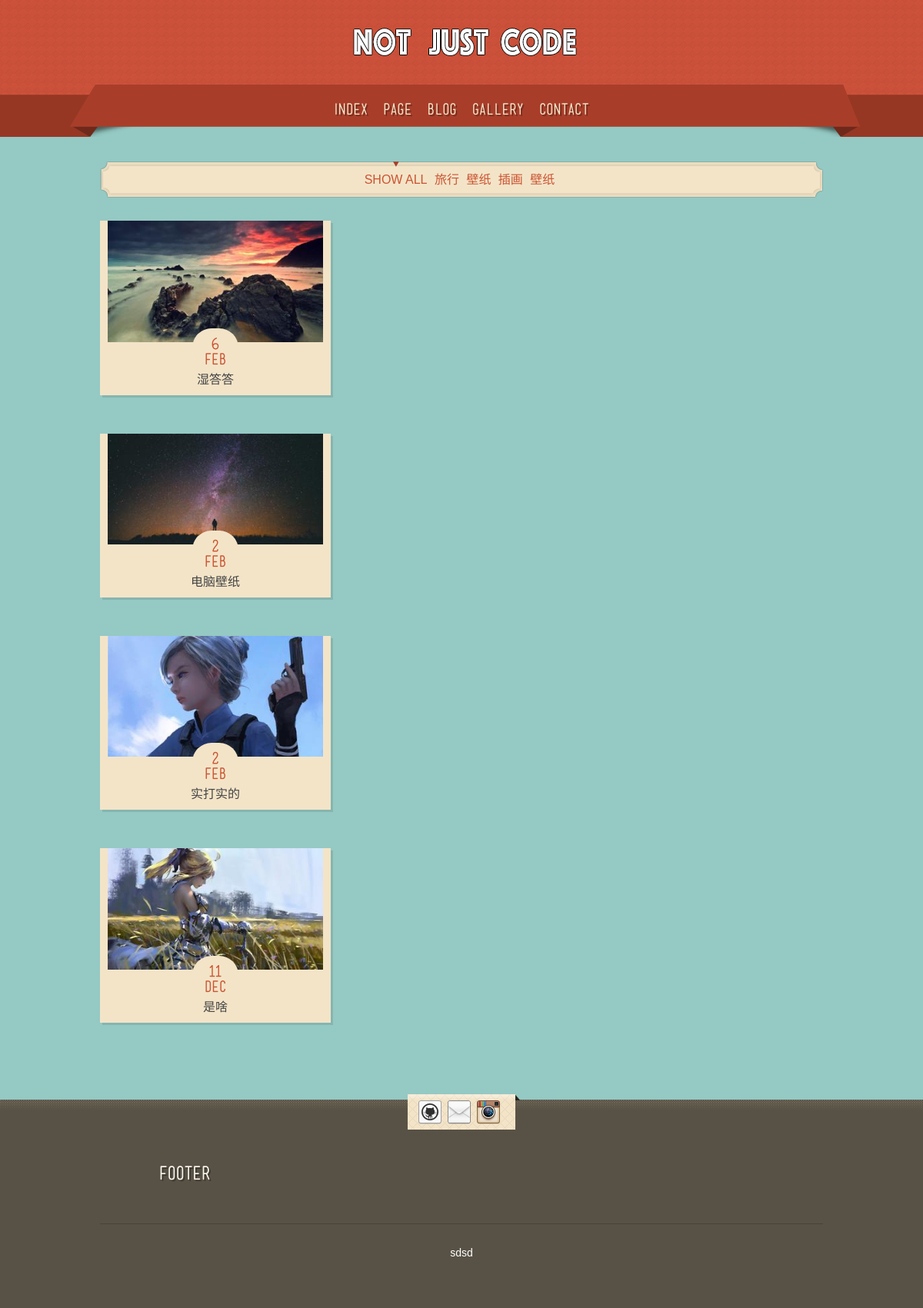
/Gallery, run on the app's committed database.
### gallery/models.py (models this page shows, shortened)
class GalleryModel(models.Model):
    title = models.CharField(max_length=100)
    description = models.TextField()
    time = models.DateTimeField()
    category = models.ForeignKey(CategoryModel, on_delete=models.SET_NULL, null=True)
    author = models.ForeignKey(User,on_delete=models.SET_NULL, null=True)
    class Meta:
        ordering = ['-time']
    def get_month(self):
        return self.time.strftime("%b")
    def get_absolute_url(self):
        return reverse('gallery:project', kwargs={'pk': self.pk})

class CategoryModel(models.Model):
    name = models.CharField(max_length=50)
    def __str__(self):
        return self.name

### gallery/views.py (the view)
# urls.py: path(r'Gallery', views.GalleryView.as_view(), name='Gallery'),
class GalleryView(ListView):
    model = GalleryModel
    template_name = 'blog/Gallery.html'
    context_object_name = 'gallery_list'
    paginate_by = 12

### gallery/files_handle.py (called while the page is built)
def _add_thumb(s):
    parts = s.split(".")
    parts.insert(-1, "thumb")
    if parts[-1].lower() not in ['jpeg', 'jpg']:
        parts[-1] = 'jpg'
    return ".".join(parts)

    def _get_thumb_url(self):
        return _add_thumb(self.url)

### templates/blog/Gallery.html (shortened to what this page needs)
{% extends "blog/base_generic.html" %}
{% load staticfiles %}
{% block content %}
    <div role="main" id="main">
        <div class="wrapper">
            {% if gallery_list.count %}
                <ul id="filter-buttons">
                    <li><a href="#" data-filter="*" class="selected">SHOW ALL</a></li>
                    {% for gallery in gallery_list %}
                        <li><a href="#" data-filter=".{{ gallery.category }}">{{ gallery.category }}</a></li>
                    {% endfor %}
                </ul>
                <ul id="filter-container" class="feature cf">
                    {% for gallery in gallery_list %}
                        <li class="{{ gallery.category }}">
                            <a href="{{ gallery.get_absolute_url }}" class="thumb"><img
                                    src="{{ gallery.imagemodel_set.all.0.image.thumb_url }}"
                                    alt=""/>
                                <div class="date"><span class="d">{{ gallery.time.day }}</span><span
                                        class="m">{{ gallery.get_month }}</span></div>
                            </a>
                            <div class="caption">{{ gallery.description }}</div>
                        </li>
                    {% endfor %}
                </ul>
            {% else %}
                <p><br><br>
                    NOTHING !!!
                </p>
            {% endif %}
        </div>
    </div>
{% endblock %}

### blog/static/blog/css/style.css (style rules this page uses)
.cf:after, .cf:before { content: ""; display: table; }
.cf:after { clear: both; }
.cf { zoom: 1; }
.wrapper { margin: 0 auto; width: 940px; position: relative; }
body { font-family: Helvetica, Arial, sans-serif; font-size: 16px; line-height: 1.5em; background: #95c9c3 url(../img/grunge.png) repeat-x center 150px; }
body a { text-decoration: none; -webkit-transition: all 0.3s ease; -moz-transition: all 0.3s ease; -o-transition: all 0.3s ease; transition: all 0.3s ease; }
#main .wrapper { margin-top: 60px; margin-bottom: 50px; min-height: 500px; color: #444; font-size: 16px; line-height: 1.5em; }
.feature { width: 960px; margin-left: -20px; }
.feature li { position: relative; background: #f3e4c8; width: 300px; margin-bottom: 50px; margin-left: 20px; box-shadow: 3px 3px 0 0 rgba(0, 0, 0, 0.1); }
.feature li .thumb { display: block; margin: 10px; width: 280px; }
.feature li .thumb img { max-width: 100%; }
.feature li .caption { padding-top: 20px; padding-bottom: 8px; text-align: center; }
.feature li a { color: #cb5432; }
.feature li .thumb { position: relative; }
.feature li .thumb .date { position: absolute; bottom: -25px; left: 110px; display: block; -moz-border-radius: 40px 40px 40px 40px; -webkit-border-radius: 40px 40px 40px 40px; border-radius: 40px 40px 40px 40px; height: 50px; width: 60px; background: #f3e4c8; float: left; font-family: mensch; padding-top: 10px; }
.feature li .thumb .date span { display: block; text-align: center; font-size: 20px; line-height: 20px; }
#filter-buttons { text-align: center; background: url(../img/filter.png) no-repeat top center; height: 47px; margin-bottom: 20px; }
#filter-buttons li { display: inline-block; margin-bottom: 0px; }
#filter-buttons li a { display: block; text-decoration: none; margin-bottom: 0px; margin-right: 5px; line-height: 47px; color: #cb5432; }
#filter-buttons li .selected { background: url(../img/filter-arrow.png) no-repeat center top; }

### blog/static/blog/css/lessframework.css (style rules this page uses)
.wrapper { width: 940px; }

### data on the page
GalleryModel: category "旅行", shows a picture, time.day "6", get_month "Feb", description "湿答答"
GalleryModel: category "壁纸", shows a picture, time.day "2", get_month "Feb", description "电脑壁纸"
GalleryModel: category "插画", shows a picture, time.day "2", get_month "Feb", description "实打实的"
GalleryModel: category "壁纸", shows a picture, time.day "11", get_month "Dec", description "是啥"
